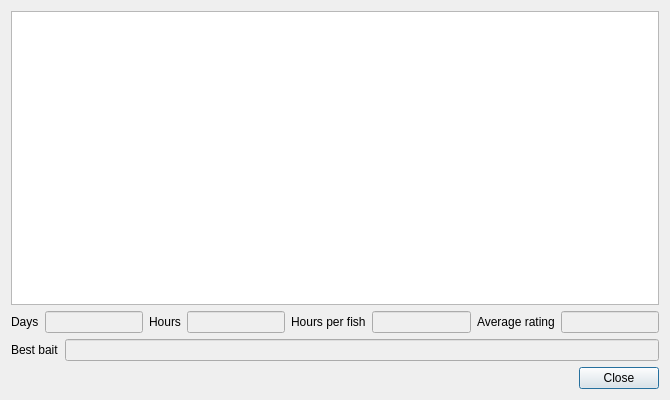
<?xml version="1.0" encoding="UTF-8"?>
<ui version="4.0">
 <class>AnalysisResultsDialog</class>
 <widget class="QDialog" name="AnalysisResultsDialog">
  <property name="geometry">
   <rect>
    <x>0</x>
    <y>0</y>
    <width>670</width>
    <height>400</height>
   </rect>
  </property>
  <property name="windowTitle">
   <string>Catches quantity</string>
  </property>
  <layout class="QVBoxLayout" name="verticalLayout">
   <item>
    <widget class="QTableWidget" name="outputTable">
     <property name="minimumSize">
      <size>
       <width>0</width>
       <height>0</height>
      </size>
     </property>
     <property name="editTriggers">
      <set>QAbstractItemView::NoEditTriggers</set>
     </property>
     <property name="alternatingRowColors">
      <bool>true</bool>
     </property>
     <property name="selectionMode">
      <enum>QAbstractItemView::NoSelection</enum>
     </property>
    </widget>
   </item>
   <item>
    <layout class="QHBoxLayout" name="horizontalLayout">
     <item>
      <widget class="QLabel" name="labelDays">
       <property name="text">
        <string>Days</string>
       </property>
      </widget>
     </item>
     <item>
      <widget class="QLineEdit" name="editDays">
       <property name="enabled">
        <bool>false</bool>
       </property>
      </widget>
     </item>
     <item>
      <widget class="QLabel" name="labelHours">
       <property name="text">
        <string>Hours</string>
       </property>
      </widget>
     </item>
     <item>
      <widget class="QLineEdit" name="editHours">
       <property name="enabled">
        <bool>false</bool>
       </property>
      </widget>
     </item>
     <item>
      <widget class="QLabel" name="labelHoursPerFish">
       <property name="text">
        <string>Hours per fish</string>
       </property>
      </widget>
     </item>
     <item>
      <widget class="QLineEdit" name="editHoursPerFish">
       <property name="enabled">
        <bool>false</bool>
       </property>
      </widget>
     </item>
     <item>
      <widget class="QLabel" name="labelRating">
       <property name="text">
        <string>Average rating</string>
       </property>
      </widget>
     </item>
     <item>
      <widget class="QLineEdit" name="editRating">
       <property name="enabled">
        <bool>false</bool>
       </property>
      </widget>
     </item>
    </layout>
   </item>
   <item>
    <layout class="QHBoxLayout" name="horizontalLayout_2">
     <item>
      <widget class="QLabel" name="labelBestBait">
       <property name="text">
        <string>Best bait</string>
       </property>
      </widget>
     </item>
     <item>
      <widget class="QLineEdit" name="editBestBait">
       <property name="enabled">
        <bool>false</bool>
       </property>
      </widget>
     </item>
    </layout>
   </item>
   <item>
    <layout class="QHBoxLayout" name="horizontalLayoutBottomBox">
     <item>
      <spacer name="horizontalSpacer">
       <property name="orientation">
        <enum>Qt::Horizontal</enum>
       </property>
       <property name="sizeHint" stdset="0">
        <size>
         <width>379</width>
         <height>20</height>
        </size>
       </property>
      </spacer>
     </item>
     <item>
      <widget class="QDialogButtonBox" name="buttonBox">
       <property name="orientation">
        <enum>Qt::Horizontal</enum>
       </property>
       <property name="standardButtons">
        <set>QDialogButtonBox::Close</set>
       </property>
      </widget>
     </item>
    </layout>
   </item>
  </layout>
 </widget>
 <resources/>
 <connections>
  <connection>
   <sender>buttonBox</sender>
   <signal>accepted()</signal>
   <receiver>AnalysisResultsDialog</receiver>
   <slot>accept()</slot>
   <hints>
    <hint type="sourcelabel">
     <x>248</x>
     <y>254</y>
    </hint>
    <hint type="destinationlabel">
     <x>157</x>
     <y>274</y>
    </hint>
   </hints>
  </connection>
  <connection>
   <sender>buttonBox</sender>
   <signal>rejected()</signal>
   <receiver>AnalysisResultsDialog</receiver>
   <slot>reject()</slot>
   <hints>
    <hint type="sourcelabel">
     <x>316</x>
     <y>260</y>
    </hint>
    <hint type="destinationlabel">
     <x>286</x>
     <y>274</y>
    </hint>
   </hints>
  </connection>
 </connections>
</ui>
